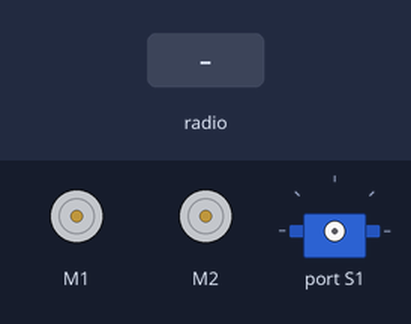
Recording of a program running on a simulated BBC micro:bit (MakeCode). Parts: 2 × DC motor (green arrow = forward, orange = backward, longer = faster), servo. The test bench sets the inputs (shaded band).

Above: at 1.2 s.
1.3 s: radio message "g" arrives
At 2.1 s:
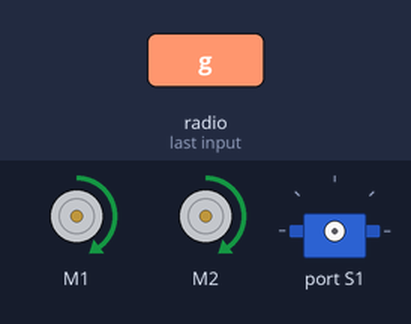
2.8 s: radio message "r" arrives
At 3.2 s:
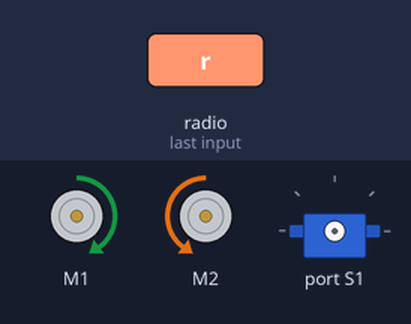
4.3 s: radio message "b" arrives
At 5.5 s:
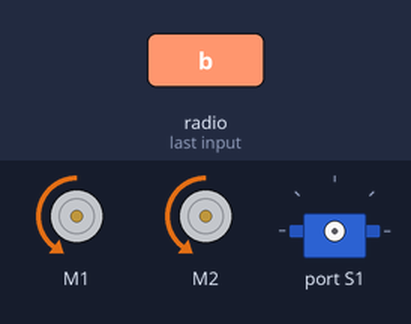
5.8 s: radio message "l" arrives
At 6.7 s:
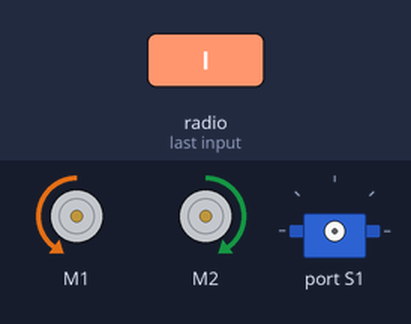
7.3 s: radio message "s" arrives
At 7.8 s:
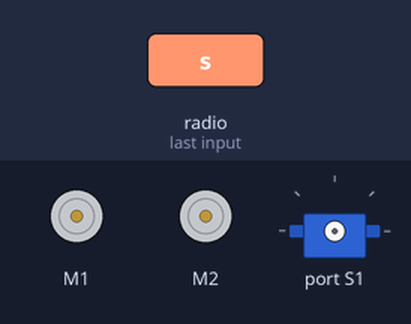
8.8 s: radio message "d" arrives
Timing chart, 0 to 11.3 s (numbered marks = the images above; inputs shaded):
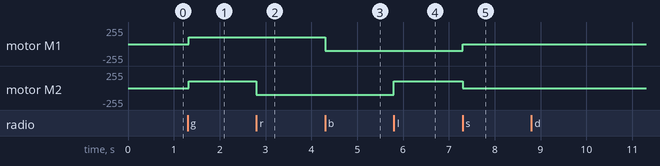

The program:

main.ts
```typescript
radio.onReceivedString(function (receivedString) {
    if (receivedString == "g") {
        maqueen.motorRun(maqueen.Motors.All, maqueen.Dir.CW, 100)
    }
    if (receivedString == "r") {
        maqueen.motorRun(maqueen.Motors.M1, maqueen.Dir.CW, 100)
        maqueen.motorRun(maqueen.Motors.M2, maqueen.Dir.CCW, 100)
    }
    if (receivedString == "b") {
        maqueen.motorRun(maqueen.Motors.All, maqueen.Dir.CCW, 100)
    }
    if (receivedString == "l") {
        maqueen.motorRun(maqueen.Motors.M1, maqueen.Dir.CCW, 100)
        maqueen.motorRun(maqueen.Motors.M2, maqueen.Dir.CW, 100)
    }
    if (receivedString == "s") {
        maqueen.motorStop(maqueen.Motors.All)
    }
    if (receivedString == "u") {
        if (각도 > 40) {
            각도 += -1
            maqueen.servoRun(maqueen.Servos.S1, 각도)
            basic.pause(10)
        }
    }
    if (receivedString == "d") {
        if (각도 < 130) {
            각도 += 1
            maqueen.servoRun(maqueen.Servos.S1, 각도)
            basic.pause(10)
        }
    }
})
let 각도 = 0
radio.setGroup(1)
```

test.ts
```typescript
// 테스트는 여기로 이동합니다; 이 패키지가 확장으로 사용될 때 컴파일되지 않을 것 입니다.
```

Measured:
- after the input at 1.3 s, motor M1, motor M2: stopped → forward 100/255 at once
- after the input at 2.8 s, motor M2: forward 100/255 → backward 100/255 at once
- after the input at 4.3 s, motor M1: forward 100/255 → backward 100/255 at once
- after the input at 5.8 s, motor M2: backward 100/255 → forward 100/255 at once
- after the input at 7.3 s, motor M1: backward 100/255 → stopped at once; motor M2: forward 100/255 → stopped at once
